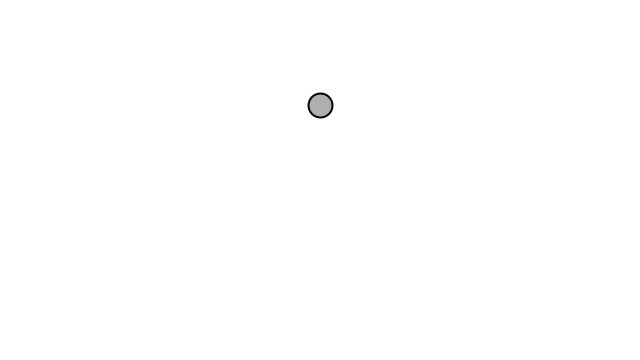
Frame 1 (no input)
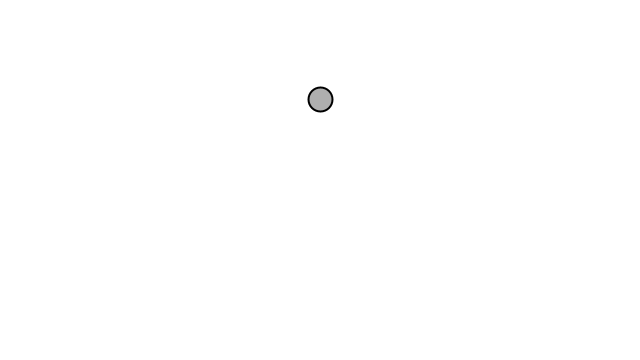
Frame 60 (the mouse pressed at the canvas centre just before this capture)
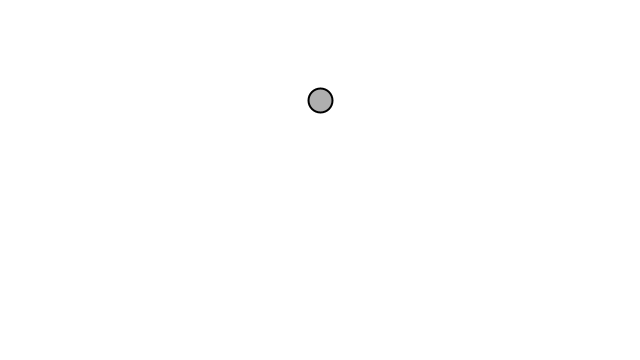
Frame 120 (the mouse held since frame 60 and released just before this capture)

The Processing sketch that drew these frames (run headless with seeded random() and noise(); from frame 60 on, the mouse is pressed at the canvas centre):

// Processing sketch: exercise_6
// ── exercise_6.pde
Bob bob;

void setup() {
  size(640, 360);

  bob = new Bob(width/2, 0);
}

void draw() {
  background(255);

  float period = 120;
  float x = sin(TWO_PI * frameCount / period);
  float pos = map(x, -1, 1, 0, 200);

  bob.update(pos);
  bob.display();
}
// ── Bob.pde
class Bob {

  PVector position;
  float mass;

  Bob(float x, float y) {
    position = new PVector(x, y);
    mass = 12;
  }

  void update(float p) {
    position.y = p;
  }

  void display() { 
    stroke(0);
    strokeWeight(2);
    fill(175);

    ellipse(position.x, position.y, mass*2, mass*2);
  }
}
